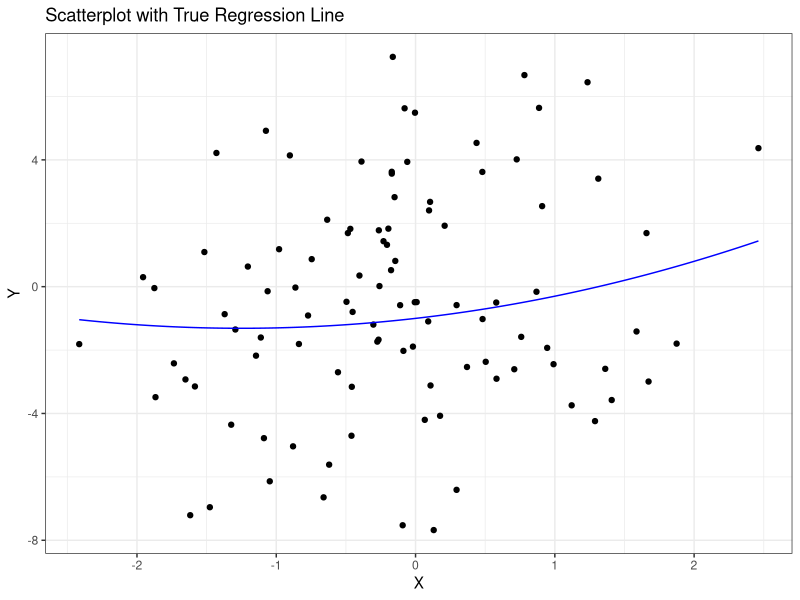
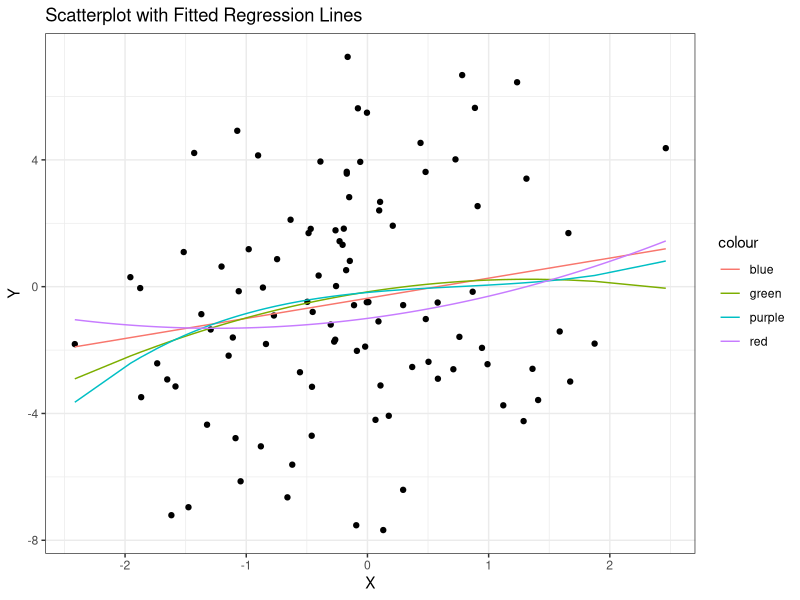
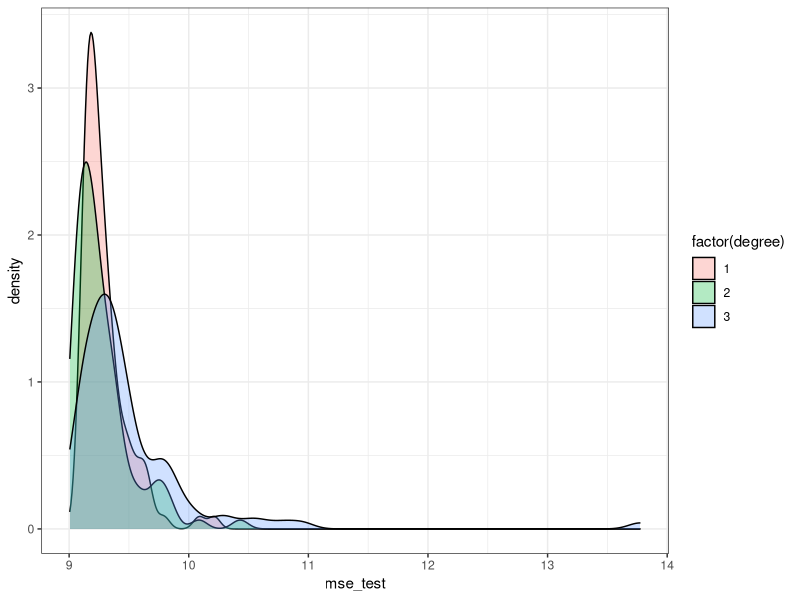

Generate these figures, in order, with R:
## ---- chunk 1
#| include: false
# Set global configurations and settings here
knitr::opts_chunk$set()                 # set global chunk options
ggplot2::theme_set(ggplot2::theme_bw()) # set ggplot2 theme
## ---- chunk 2
#| message: false
#| warning: false
library(tidyverse) # functions for data manipulation
## ---- chunk 3
X_sim <- function(n) {
  rnorm(n, mean = 0, sd = 1)
}

# Function to generate Y given X_sim
Y_sim <- function(X, stdv) {
  n <- length(X)  # Get num samps from X
  epsilon <- rnorm(n, mean = 0, sd = stdv)  # noise term epsilon
  -1 + 0.5 * X + 0.2 * X^2 + epsilon  # put together
}

## ---- chunk 4
# previous functions: 

X_sim <- function(n) {
  rnorm(n, mean = 0, sd = 1)
}

# Function to generate Y given X_sim
Y_sim <- function(X, stdv) {
  n <- length(X)  # Get num samps from X
  epsilon <- rnorm(n, mean = 0, sd = stdv)  # noise term epsilon
  -1 + 0.5 * X + 0.2 * X^2 + epsilon  # put together
}
#-----------------------

#simulate realizations
set.seed(611)
# from x:
X <- X_sim(100)
# from y
Y <- Y_sim(X, 3)
# make df
sim_data=data.frame(X=X,Y=Y)
# ggplot
library(ggplot2)
# true reg function:
true_reg <- function(x) {
  -1 + 0.5 * x + 0.2 * x^2
}
#scatter plot
ggplot(sim_data, aes(x=X,y=Y)) +
geom_point()+
geom_function(fun = true_reg, color="blue")+
labs(title = "Scatterplot with True Regression Line",
       x = "X",
       y = "Y")
## ---- chunk 5
#NOTE THE LEGEND IS INCORRECT

#simulate realizations
set.seed(611)
# from x:
X <- X_sim(100)
# from y
Y <- Y_sim(X, 3)
# make df
sim_data=data.frame(X=X,Y=Y)
# ggplot
library(ggplot2)
# create the lines:

# true reg function:
true_reg <- function(x) {
  -1 + 0.5 * x + 0.2 * x^2}
lin_model <- lm(Y ~ poly(X, degree = 1), data = sim_data)
quad_model <- lm(Y ~ poly(X, degree = 2), data = sim_data)
cub_model <- lm(Y ~ poly(X, degree = 3), data = sim_data)


# Create predictions for plotting, add to the df that exists
sim_data$lin_pred <- predict(lin_model, newdata = sim_data)
sim_data$quad_pred <- predict(quad_model, newdata = sim_data)
sim_data$cub_pred <- predict(cub_model, newdata = sim_data)

# Scatter plot with fitted lines and true regression line
ggplot(sim_data, aes(x = X, y = Y), color=sim_data) +
  geom_point() +
  geom_line(aes(y = lin_pred, color="blue")) +
  geom_line(aes(y = quad_pred, color="green")) +
  geom_line(aes(y = cub_pred, color="purple")) +
  geom_function(fun = true_reg, aes(color = "red")) +
  labs(title = "Scatterplot with Fitted Regression Lines",
       x = "X",
       y = "Y")

## ---- chunk 6
#simulate test data
set.seed(612)
# from x:
X_test <- X_sim(10000)
# from y
Y_test <- Y_sim(X, 3)
# make df
test_data=data.frame(X=X_test,Y=Y_test)

# models
lin_model <- lm(Y ~ poly(X, degree = 1), data = sim_data)
quad_model <- lm(Y ~ poly(X, degree = 2), data = sim_data)
cub_model <- lm(Y ~ poly(X, degree = 3), data = sim_data)

# predictions on test data
test_data$lin_pred <- predict(lin_model, newdata = test_data)
test_data$quad_pred <- predict(quad_model, newdata = test_data)
test_data$cub_pred <- predict(cub_model, newdata = test_data)

# calculate mse for each model:
mse_linear <- mean((test_data$Y - test_data$lin_pred)^2)
mse_quadratic <- mean((test_data$Y - test_data$quad_pred)^2)
mse_cubic <- mean((test_data$Y - test_data$cub_pred)^2)
#print them
mse_linear
mse_quadratic
mse_cubic

## ---- chunk 7
#simulate test data
set.seed(612)
# from x:
X_test <- X_sim(10000)
# from y
Y_test <- Y_sim(X, 3)
# make df
test_data=data.frame(X=X_test,Y=Y_test)

# true regression function
true_reg <- function(x) {
  -1 + 0.5 * x + 0.2 * x^2
}

# true predictions for the test data
test_data$true_pred <- true_reg(test_data$X)

# best achievable MSE
best_mse <- mean((test_data$Y - test_data$true_pred)^2)
best_mse

diff<-10.37105-9.936763
diff

## ---- chunk 8
library(tidyverse)

#Define functions for simulation and model evaluation
X_sim <- function(n) {
  rnorm(n, mean = 0, sd = 1)
}

Y_sim <- function(X, stdv) {
  n <- length(X)  # Get num samps from X
  epsilon <- rnorm(n, mean = 0, sd = stdv)  # noise term epsilon
  -1 + 0.5 * X + 0.2 * X^2 + epsilon  # put together
}

true_reg <- function(x) {
  -1 + 0.5 * x + 0.2 * x^2
} 

# evaluate the models
poly_eval <- function(deg, data_train, data_test) {
  if (deg == 0) {
    m <- lm(Y ~ 1, data = data_train)  # intercept only model
  } else {
    m <- lm(Y ~ poly(X, degree = deg), data = data_train)  # polynomial
  }
  # Calculate test MSE
  yhat <- predict(m, data_test)  # predictions at test X's
  mse_test <- mean((data_test$Y - yhat)^2)  # test MSE
  # Output a data frame of relevant info
  tibble(degree = deg, mse_test = mse_test)
}

set.seed(613)

# Generate test data (same for all simulations)
X_test <- X_sim(10000)
Y_test <- Y_sim(X_test, 3)
test_data <- data.frame(X = X_test, Y = Y_test)

# data frame to store MSE's
results <- data.frame()

#do it 100 times
for (i in 1:100) {
  # training data
  X_train <- X_sim(100)
  Y_train <- Y_sim(X_train, 3)
  train_data <- data.frame(X = X_train, Y = Y_train)
  
  # fit models, calc MSE
  lin_mse <- poly_eval(deg = 1, data_train = train_data, data_test = test_data)
  quad_mse <- poly_eval(deg = 2, data_train = train_data, data_test = test_data)
  cub_mse <- poly_eval(deg = 3, data_train = train_data, data_test = test_data)
  
  # results
  results <- bind_rows(results, lin_mse, quad_mse, cub_mse)
}

# kernel density of MSE 
ggplot(results, aes(x = mse_test, fill = factor(degree))) +
  geom_density(alpha=0.3)

## ---- chunk 9
# Define functions for simulation and model evaluation
X_sim <- function(n) {
  rnorm(n, mean = 0, sd = 1)
}

Y_sim <- function(X, stdv) {
  n <- length(X)  # Get num samps from X
  epsilon <- rnorm(n, mean = 0, sd = stdv)  # noise term epsilon
  -1 + 0.5 * X + 0.2 * X^2 + epsilon  # put together
}

true_reg <- function(x) {
  -1 + 0.5 * x + 0.2 * x^2
}

# Function to fit, predict, and evaluate a polynomial regression model
poly_eval <- function(deg, data_train, data_test) {
  if (deg == 0) {
    m <- lm(Y ~ 1, data = data_train)  # intercept only model
  } else {
    m <- lm(Y ~ poly(X, degree = deg), data = data_train)  # polynomial
  }
  # Calculate test MSE
  yhat <- predict(m, data_test)  # predictions at test X's
  mse_test <- mean((data_test$Y - yhat)^2)  # test MSE
  # Output a data frame of relevant info
  tibble(degree = deg, mse_test = mse_test)
}

# Set seed for reproducibility
set.seed(613)

# Generate test data (same for all simulations)
X_test <- X_sim(10000)
Y_test <- Y_sim(X_test, 3)
test_data <- data.frame(X = X_test, Y = Y_test)

# Initialize a data frame to store MSE results and a vector to count best models
results <- data.frame()
best_model_count <- tibble(degree = c(1, 2, 3), count = 0)

# Run the simulation 100 times
for (i in 1:100) {
  # Generate training data
  X_train <- X_sim(100)
  Y_train <- Y_sim(X_train, 3)
  train_data <- data.frame(X = X_train, Y = Y_train)
  
  # Fit models and calculate MSE
  lin_mse <- poly_eval(deg = 1, data_train = train_data, data_test = test_data)
  quad_mse <- poly_eval(deg = 2, data_train = train_data, data_test = test_data)
  cub_mse <- poly_eval(deg = 3, data_train = train_data, data_test = test_data)
  
  # Combine results
  simulation_results <- bind_rows(lin_mse, quad_mse, cub_mse)
  results <- bind_rows(results, simulation_results)
  
  # Identify the best model in this simulation
  best_model <- simulation_results %>%
    filter(mse_test == min(mse_test)) %>%
    pull(degree)
  
  # Update the count of best models
  best_model_count <- best_model_count %>%
    mutate(count = ifelse(degree %in% best_model, count + 1, count))
}

# Print the count of how many times each model was the best
best_model_count

## ---- chunk 10

library(tidyverse)

# Define the simulation function
run_simulation <- function(n, sigma, test_data) {
  set.seed(613)
  
  # Define functions for simulation
  X_sim <- function(n) {
    rnorm(n, mean = 0, sd = 1)
  }
  
  Y_sim <- function(X, stdv) {
    n <- length(X)  # Get num samps from X
    epsilon <- rnorm(n, mean = 0, sd = stdv)  # noise term epsilon
    -1 + 0.5 * X + 0.2 * X^2 + epsilon  # put together
  }
  
  poly_eval <- function(deg, data_train, data_test) {
    if (deg == 0) {
      m <- lm(Y ~ 1, data = data_train)  # intercept only model
    } else {
      m <- lm(Y ~ poly(X, degree = deg), data = data_train)  # polynomial
    }
    # Calculate test MSE
    yhat <- predict(m, data_test)  # predictions at test X's
    mse_test <- mean((data_test$Y - yhat)^2)  # test MSE
    # Output a data frame of relevant info
    tibble(degree = deg, mse_test = mse_test)
  }
  
  # Initialize a data frame to store MSE results and a vector to count best models
  results <- data.frame()
  best_model_count <- tibble(degree = c(1, 2, 3), count = 0)
  
  # Run the simulation 100 times
  for (i in 1:100) {
    # Generate training data
    X_train <- X_sim(n)
    Y_train <- Y_sim(X_train, sigma)
    train_data <- data.frame(X = X_train, Y = Y_train)
    
    # Fit models and calculate MSE
    lin_mse <- poly_eval(deg = 1, data_train = train_data, data_test = test_data)
    quad_mse <- poly_eval(deg = 2, data_train = train_data, data_test = test_data)
    cub_mse <- poly_eval(deg = 3, data_train = train_data, data_test = test_data)
    
    # Combine results
    simulation_results <- bind_rows(lin_mse, quad_mse, cub_mse)
    results <- bind_rows(results, simulation_results)
    
    # Identify the best model in this simulation
    best_model <- simulation_results %>%
      filter(mse_test == min(mse_test)) %>%
      pull(degree)
    
    # Update the count of best models
    best_model_count <- best_model_count %>%
      mutate(count = ifelse(degree %in% best_model, count + 1, count))
  }
  
  # Return results and best model counts
  list(results = results, best_model_count = best_model_count)
}

# Example usage:
set.seed(613)
X_test <- X_sim(10000)
Y_test <- Y_sim(X_test, 3)
test_data <- data.frame(X = X_test, Y = Y_test)

# Run the simulation function with desired parameters
simulation_results <- run_simulation(n = 100, sigma = 3, test_data = test_data)

# Print the best model counts
print(simulation_results$best_model_count)



## ---- chunk 11
# Define the simulation function
run_simulation <- function(n, sigma, test_data) {
  set.seed(613)
  
  # Define functions for simulation
  X_sim <- function(n) {
    rnorm(n, mean = 0, sd = 1)
  }
  
  Y_sim <- function(X, stdv) {
    n <- length(X)  # Get num samps from X
    epsilon <- rnorm(n, mean = 0, sd = stdv)  # noise term epsilon
    -1 + 0.5 * X + 0.2 * X^2 + epsilon  # put together
  }
  
  poly_eval <- function(deg, data_train, data_test) {
    if (deg == 0) {
      m <- lm(Y ~ 1, data = data_train)  # intercept only model
    } else {
      m <- lm(Y ~ poly(X, degree = deg), data = data_train)  # polynomial
    }
    # Calculate test MSE
    yhat <- predict(m, data_test)  # predictions at test X's
    mse_test <- mean((data_test$Y - yhat)^2)  # test MSE
    # Output a data frame of relevant info
    tibble(degree = deg, mse_test = mse_test)
  }
  
  # Initialize a data frame to store MSE results and a vector to count best models
  results <- data.frame()
  best_model_count <- tibble(degree = c(1, 2, 3), count = 0)
  
  # Run the simulation 100 times
  for (i in 1:100) {
    # Generate training data
    X_train <- X_sim(n)
    Y_train <- Y_sim(X_train, sigma)
    train_data <- data.frame(X = X_train, Y = Y_train)
    
    # Fit models and calculate MSE
    lin_mse <- poly_eval(deg = 1, data_train = train_data, data_test = test_data)
    quad_mse <- poly_eval(deg = 2, data_train = train_data, data_test = test_data)
    cub_mse <- poly_eval(deg = 3, data_train = train_data, data_test = test_data)
    
    # Combine results
    simulation_results <- bind_rows(lin_mse, quad_mse, cub_mse)
    results <- bind_rows(results, simulation_results)
    
    # Identify the best model in this simulation
    best_model <- simulation_results %>%
      filter(mse_test == min(mse_test)) %>%
      pull(degree)
    
    # Update the count of best models
    best_model_count <- best_model_count %>%
      mutate(count = ifelse(degree %in% best_model, count + 1, count))
  }
  
  # Return results and best model counts
  list(results = results, best_model_count = best_model_count)
}

# Set seed for generating test data
set.seed(612)

# Generate new test data with sigma = 2
X_test <- X_sim(10000)
Y_test <- Y_sim(X_test, 2)
test_data <- data.frame(X = X_test, Y = Y_test)

# Run the simulation function with sigma = 2
simulation_results <- run_simulation(n = 100, sigma = 2, test_data = test_data)

# Print the count of how many times each model was the best
print(simulation_results$best_model_count)

## ---- chunk 12
# Define the simulation function
run_simulation <- function(n, sigma, test_data) {
  set.seed(613)
  
  # Define functions for simulation
  X_sim <- function(n) {
    rnorm(n, mean = 0, sd = 1)
  }
  
  Y_sim <- function(X, stdv) {
    n <- length(X)  # Get num samps from X
    epsilon <- rnorm(n, mean = 0, sd = stdv)  # noise term epsilon
    -1 + 0.5 * X + 0.2 * X^2 + epsilon  # put together
  }
  
  poly_eval <- function(deg, data_train, data_test) {
    if (deg == 0) {
      m <- lm(Y ~ 1, data = data_train)  # intercept only model
    } else {
      m <- lm(Y ~ poly(X, degree = deg), data = data_train)  # polynomial
    }
    # Calculate test MSE
    yhat <- predict(m, data_test)  # predictions at test X's
    mse_test <- mean((data_test$Y - yhat)^2)  # test MSE
    # Output a data frame of relevant info
    tibble(degree = deg, mse_test = mse_test)
  }
  
  # Initialize a data frame to store MSE results and a vector to count best models
  results <- data.frame()
  best_model_count <- tibble(degree = c(1, 2, 3), count = 0)
  
  # Run the simulation 100 times
  for (i in 1:100) {
    # Generate training data
    X_train <- X_sim(n)
    Y_train <- Y_sim(X_train, sigma)
    train_data <- data.frame(X = X_train, Y = Y_train)
    
    # Fit models and calculate MSE
    lin_mse <- poly_eval(deg = 1, data_train = train_data, data_test = test_data)
    quad_mse <- poly_eval(deg = 2, data_train = train_data, data_test = test_data)
    cub_mse <- poly_eval(deg = 3, data_train = train_data, data_test = test_data)
    
    # Combine results
    simulation_results <- bind_rows(lin_mse, quad_mse, cub_mse)
    results <- bind_rows(results, simulation_results)
    
    # Identify the best model in this simulation
    best_model <- simulation_results %>%
      filter(mse_test == min(mse_test)) %>%
      pull(degree)
    
    # Update the count of best models
    best_model_count <- best_model_count %>%
      mutate(count = ifelse(degree %in% best_model, count + 1, count))
  }
  
  # Return results and best model counts
  list(results = results, best_model_count = best_model_count)
}

# Set seed for generating test data
set.seed(612)

# Generate new test data with sigma = 4
X_test <- X_sim(10000)
Y_test <- Y_sim(X_test, 4)
test_data <- data.frame(X = X_test, Y = Y_test)

# Run the simulation function with sigma = 2
simulation_results <- run_simulation(n = 10000, sigma = 4, test_data = test_data)

# Print the count of how many times each model was the best
print(simulation_results$best_model_count)
